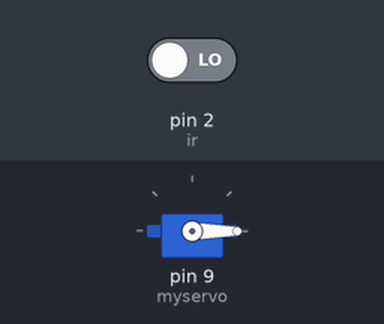
The sketch below on a simulated Arduino Uno, built with avr-gcc and run on an emulated ATmega328P. On the bench: servo. Inputs (shaded band) come from the test bench; at power-on: pin 2 (ir) LOW.

Above: at 1.2 s.
1.3 s: pin 2 (ir) driven HIGH
At 1.75 s:
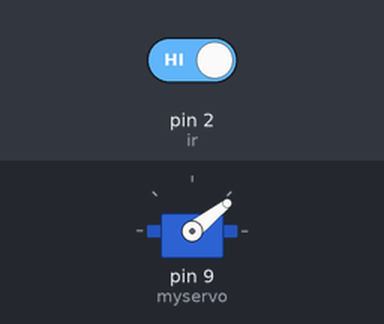
At 2.35 s:
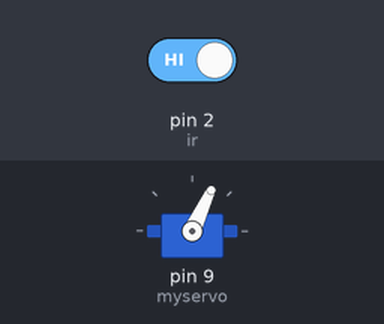
4.3 s: pin 2 (ir) driven LOW
At 5.4 s:
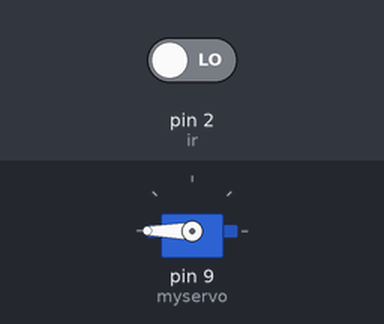
Timing chart, 0 to 7.3 s (numbered marks = the images above; inputs shaded):
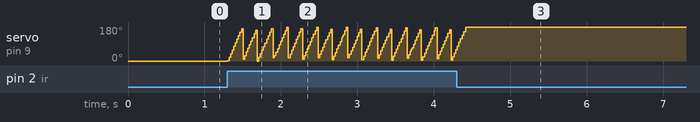

The sketch:

scratch_car_prj_ir_plus_servo.ino
```cpp
#include<Servo.h>
Servo myservo;
int pos = 0;
int ir=2;
void setup()
{
pinMode(ir,INPUT);

myservo.attach(9);
myservo.write(0);
}

void loop()
{
 int value=digitalRead(ir);
if(value==1)
{for(pos=0;pos<=180;pos+=1)
{myservo.write(pos);
delay(1);}
}
}
```

Measured:
- after the input at 1.3 s, servo on pin 9 (myservo): ramps from 0° to 180° and jumps back, once every 0.19 s
